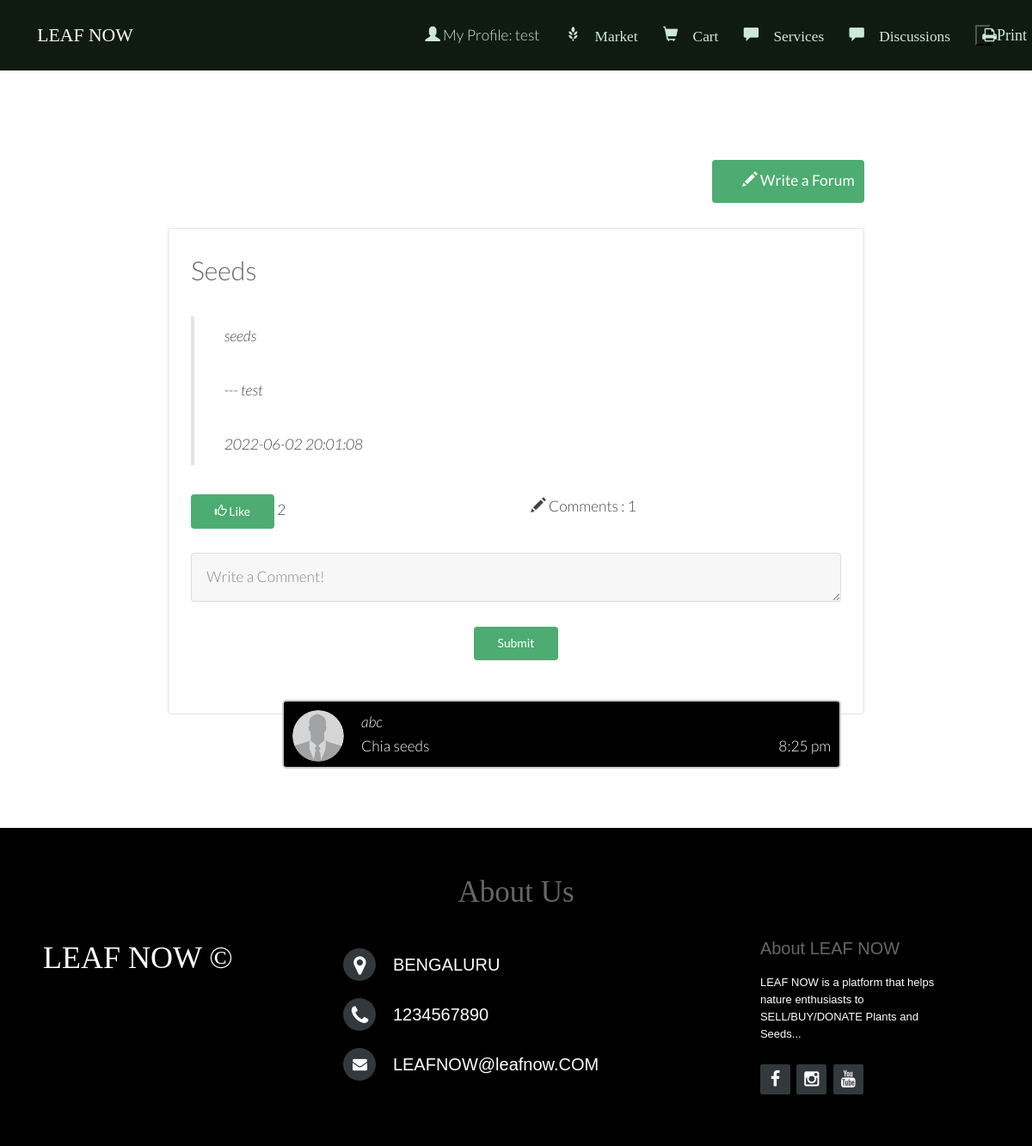
The app's page /blogView.php (signed in) with its own data.
### tables this page shows
CREATE TABLE `blogdata` (
  `blogId` int(10) NOT NULL,
  `blogUser` varchar(256) NOT NULL,
  `blogTitle` varchar(256) NOT NULL,
  `blogContent` longtext NOT NULL,
  `blogTime` timestamp NOT NULL DEFAULT current_timestamp(),
  `likes` int(10) NOT NULL DEFAULT 0
);

CREATE TABLE `blogfeedback` (
  `blogId` int(10) NOT NULL,
  `comment` varchar(256) NOT NULL,
  `commentUser` varchar(256) NOT NULL,
  `commentPic` varchar(256) NOT NULL DEFAULT 'profile0.png',
  `commentTime` timestamp NOT NULL DEFAULT current_timestamp()
);

### blogView.php (the view, shortened to what this page needs)
<?php
	require 'db.php';
	$sql = "SELECT * FROM blogdata ORDER BY blogId DESC";
	$result = mysqli_query($conn, $sql);
	function formatDate($date)
	{
		return date('g:i a', strtotime($date));
	}
?>
<!DOCTYPE HTML>
<html>
	<head>
        <link href="bootstrap\css\bootstrap.min.css" rel="stylesheet">
		<link rel="stylesheet" href="css/skel.css" />
		<link rel="stylesheet" href="css/style.css" />
		<link rel="stylesheet" href="css/style-xlarge.css" />
		<link rel="stylesheet" href="Blog/commentBox.css" />
		<link rel="stylesheet" href="indexfooter.css" />
	</head>
	<body class="subpage">
		<?php
			require 'menu.php';
		?>
			<section id="main" class="wrapper">
				<div class="inner">
					<div class="container" style="width: 70%">
					<div class="row uniform">
						<div class="9u 12u$(small)">
						</div>
						<div class="3u 12u$(small)">
							<a href="blogWrite.php" class="button special fit"><span class="glyphicon glyphicon-pencil"></span> Write a Forum</a>
						</div>
					</div>
					<br />
					<?php
						while($row = $result->fetch_array()) :
							$id = $row['blogId'];
							$sql = "SELECT * FROM blogfeedback WHERE blogId = '$id'";
							$result1 = mysqli_query($conn, $sql);
							$numComment = mysqli_num_rows($result1);
					?>
					<div class="box">
						<h2><?= $row['blogTitle']; ?></h2>
						<blockquote>
							<?= $row['blogContent']; ?>
							<p>--- <?= $row['blogUser']; ?></p>
							<p><?= $row['blogTime']; ?></p>
						</blockquote>
						<form method="post" action="blogView.php">
							<div class="row">
								<div class="6u 12u$(xsmall)">
									<button class = "button special small" name="<?php echo 'like'.$id; ?>">
									<span class="glyphicon glyphicon-thumbs-up"></span> Like</button>
									<span><?= $row['likes']?></span>
								</div>
								<div class="6u 12u$(xsmall)">
									<span class="glyphicon glyphicon-pencil"></span> Comments : <?= $numComment ?></button>
								</div>
								<div class="12u$">
									<br>
									<textarea name="comment" id="comment" rows="1" placeholder="Write a Comment!"></textarea>
								</div>
								<div class="12u$">
									<center>
									<br>
									<input type="submit" name="<?php echo 'submit'.$id; ?>" class="button special small" value="Submit"/>
									</center>
								</div>
							</div>
						</form>
						<?php
							if($result1) :
								while($row1 = $result1->fetch_array()) :
						?>
							<div class="con darker">
								<img src="<?php echo 'images/profileImages/'.$row1['commentPic']?>" alt="Avatar"><span><em><?= $row1['commentUser']; ?></em></span>
								<br>
								<?= $row1['comment']; ?>
								<span class="time-right"><?= formatDate($row1['commentTime']); ?></span>
							</div>
							<?php endwhile; ?>
						<?php endif; ?>
					</div>
					<?php endwhile; ?>
				</div>
			</section>
			<footer class="footer-distributed" style="background-color:black" id="aboutUs">
		<center>
			<h1 style="font: 35px Times New Roman;">About Us</h1>
		</center>
		<div class="footer-left">
			<h3 style="font-family: 'Times New Roman', cursive;">LEAF NOW &copy; </h3>
			<br />
			<br />
		</div>
		<div class="footer-center">
			<div>
				<i class="fa fa-map-marker"></i>
				<p style="font-size:20px">BENGALURU</p>
			</div>
			<div>
				<i class="fa fa-phone"></i>
				<p style="font-size:20px">1234567890</p>
			</div>
			<div>
				<i class="fa fa-envelope"></i>
				<p style="font-size:20px"><a href="mailto:agroculture@gmail.com" style="color:white">LEAFNOW@leafnow.COM</a></p>
			</div>
		</div>
		<div class="footer-right">
			<p class="footer-company-about" style="color:white">
				<span style="font-size:20px"><b>About LEAF NOW</b></span>
				LEAF NOW is a platform that helps nature enthusiasts to SELL/BUY/DONATE Plants and Seeds...
			</p>
			<div class="footer-icons">
				<a  href="#"><i style="margin-left: 0;margin-top:5px;"class="fa fa-facebook"></i></a>
				<a href="#"><i style="margin-left: 0;margin-top:5px" class="fa fa-instagram"></i></a>
				<a href="#"><i style="margin-left: 0;margin-top:5px" class="fa fa-youtube"></i></a>
			</div>
		</div>
	</footer>
	</body>
</html>

### css/skel.css (style rules this page uses)
html,body,div,span,applet,object,iframe,h1,h2,h3,h4,h5,h6,p,blockquote,pre,a,abbr,acronym,address,big,cite,code,del,dfn,em,img,ins,kbd,q,s,samp,small,strike,strong,sub,sup,tt,var,b,u,i,center,dl,dt,dd,ol,ul,li,fieldset,form,label,legend,table,caption,tbody,tfoot,thead,tr,th,td,article,aside,canvas,details,embed,figure,figcaption,footer,header,hgroup,menu,nav,output,ruby,section,summary,time,mark,audio,video { margin:0;padding:0;border:0;font-size:100%;font:inherit;vertical-align:baseline; }
article,aside,details,figcaption,figure,footer,header,hgroup,menu,nav,section { display:block; }
body { line-height:1; }
blockquote,q { quotes:none; }
blockquote:before,blockquote:after,q:before,q:after { content:'';content:none; }
body { -webkit-text-size-adjust:none }
*, *:before, *:after { -moz-box-sizing: border-box; -webkit-box-sizing: border-box; box-sizing: border-box; }
body { min-width: 1200px; }
.container { margin-left: auto; margin-right: auto; width: 1200px; }
.row { border-bottom: solid 1px transparent; }
.row > * { float: left; }
.row:after, .row:before { content: ''; display: block; clear: both; height: 0; }
.row.uniform > * > :first-child { margin-top: 0; }
.row.uniform > * > :last-child { margin-bottom: 0; }
.row > * { padding: 0 0 0 2em; }
.row { margin: 0 0 0 -2em; }
.row.uniform > * { padding: 2em 0 0 2em; }
.row.uniform { margin: -2em 0 0 -2em; }
.\31 2u, .\31 2u\24, .\31 2u\28 1\29, .\31 2u\24\28 1\29 { width: 100%; clear: none; }
.\39 u, .\39 u\24, .\39 u\28 1\29, .\39 u\24\28 1\29 { width: 75%; clear: none; }
.\36 u, .\36 u\24, .\36 u\28 1\29, .\36 u\24\28 1\29 { width: 50%; clear: none; }
.\33 u, .\33 u\24, .\33 u\28 1\29, .\33 u\24\28 1\29 { width: 25%; clear: none; }
.\31 2u\24 + *, .\31 2u\24\28 1\29 + *, .\31 1u\24 + *, .\31 1u\24\28 1\29 + *, .\31 0u\24 + *, .\31 0u\24\28 1\29 + *, .\39 u\24 + *, .\39 u\24\28 1\29 + *, .\38 u\24 + *, .\38 u\24\28 1\29 + *, .\37 u\24 + *, .\37 u\24\28 1\29 + *, .\36 u\24 + *, .\36 u\24\28 1\29 + *, .\35 u\24 + *, .\35 u\24\28 1\29 + *, .\34 u\24 + *, .\34 u\24\28 1\29 + *, .\33 u\24 + *, .\33 u\24\28 1\29 + *, .\32 u\24 + *, .\32 u\24\28 1\29 + *, .\31 u\24 + *, .\31 u\24\28 1\29 + * { clear: left; }

### css/style-xlarge.css (style rules this page uses)
body, input, select, textarea { font-size: 13pt; }

### Blog/commentBox.css (style rules this page uses)
.con { border: 2px solid #dedede; background-color: #f1f1f1; border-radius: 5px; padding: 10px; margin: 10px 0; color: #fff; width: 650px; height:80px; word-wrap:break-word; }
.darker { border-color: #ccc; background-color: #000; float: right; }
.con::after { content: ""; clear: both; display: table; }
.con img { float: left; max-width: 60px; width: 80%; margin-right: 20px; border-radius: 50%; }
.time-right { position: relative; float: right; color: #fff; }

### indexFooter.css (style rules this page uses)
.footer-distributed { background-color: #292c2f; box-shadow: 0 1px 1px 0 rgba(0, 0, 0, 0.12); box-sizing: border-box; width: 100%; text-align: left; font: 16px sans-serif; padding: 55px 50px; }
.footer-distributed .footer-left, .footer-distributed .footer-center, .footer-distributed .footer-right { display: inline-block; vertical-align: top; }
.footer-distributed .footer-left { width: 30%; }
.footer-distributed h3 { color: #ffffff; font: normal 36px 'Cookie', cursive; margin: 0; }
.footer-distributed .footer-center { width: 45%; }
.footer-distributed .footer-center i { background-color: #33383b; color: #ffffff; font-size: 25px; width: 38px; height: 38px; border-radius: 50%; text-align: center; line-height: 42px; margin: 10px 15px; vertical-align: middle; }
.footer-distributed .footer-center i.fa-envelope { font-size: 17px; line-height: 38px; }
.footer-distributed .footer-center p { display: inline-block; color: #ffffff; vertical-align: middle; margin:0; }
.footer-distributed .footer-center p a { color: #5383d3; text-decoration: none;; }
.footer-distributed .footer-right { width: 20%; }
.footer-distributed .footer-company-about { line-height: 20px; color: #92999f; font-size: 13px; font-weight: normal; margin: 0; }
.footer-distributed .footer-company-about span { display: block; color: #ffffff; font-size: 14px; font-weight: bold; margin-bottom: 20px; }
.footer-distributed .footer-icons { margin-top: 25px; }
.footer-distributed .footer-icons a { display: inline-block; width: 35px; height: 35px; cursor: pointer; background-color: #33383b; border-radius: 2px; font-size: 20px; color: #ffffff; text-align: center; line-height: 35px; margin-right: 3px; margin-bottom: 5px; }

### css/style-large.css (style rules this page uses)
body, input, select, textarea { font-size: 13pt; }

### records on screen
blogdata: blogTitle "Seeds", blogContent "seeds", blogUser "test", blogTime "2022-06-02 20:01:08", likes "2", numComment "1"
blogfeedback: commentPic (picture), commentUser "abc", comment "Chia seeds", commentTime "8:25 pm"

### other values on screen
$loginProfile "My Profile: test"
